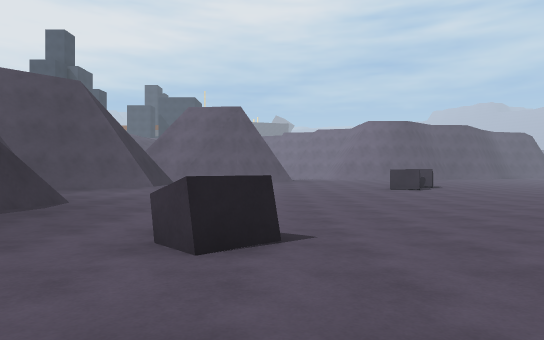
view 1 (above)

13 first-person views from a walk through a 3-D level made in the Unity game engine. The camera is 1.2 m above the floor, looks level and sees 75° across. The floor is counted in squares, 2 m on a side. Each view is taken from the middle of a square. On the plan, view 1 faces up. The plan holds only what a view shows up to about 10 squares ahead; the rest is blank. The place goes on beyond the plan.

view 2
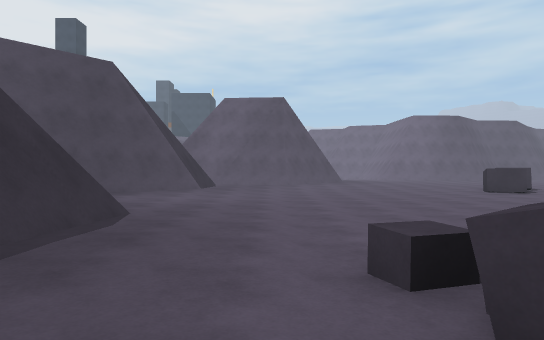

view 3
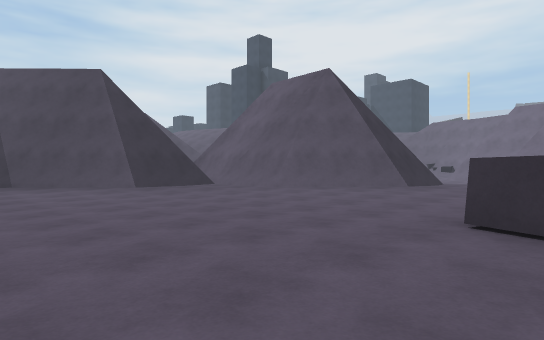

view 4
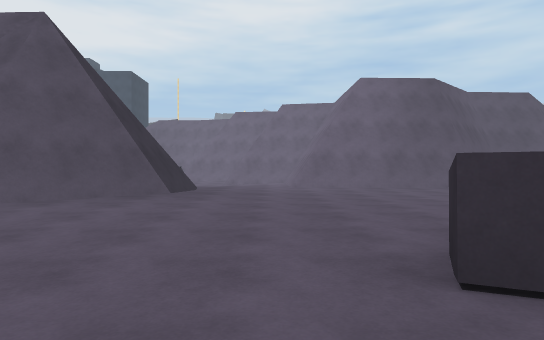

view 5
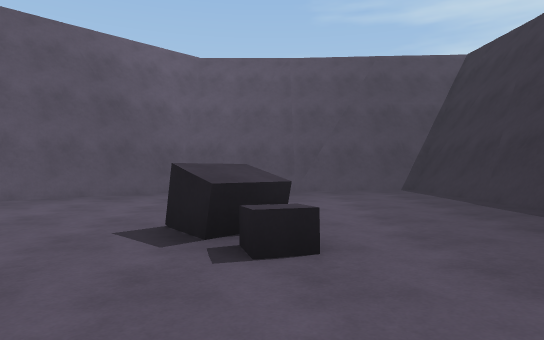

view 6
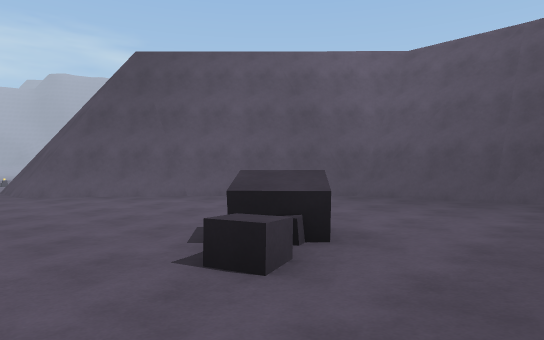

view 7
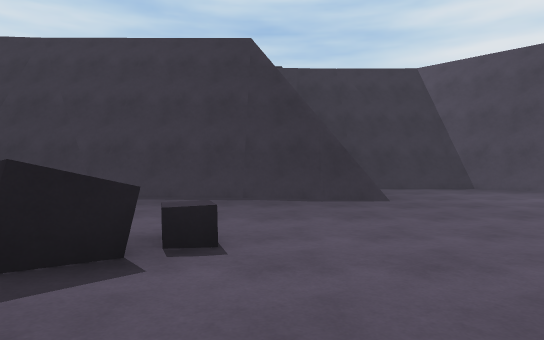

view 8
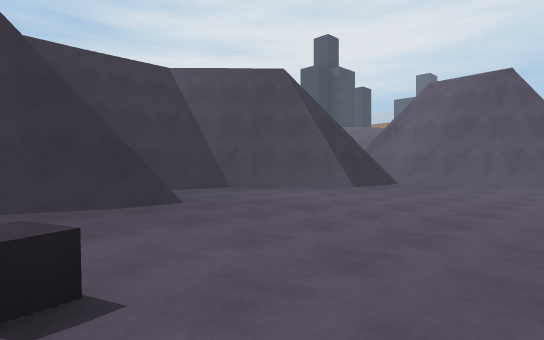

view 9
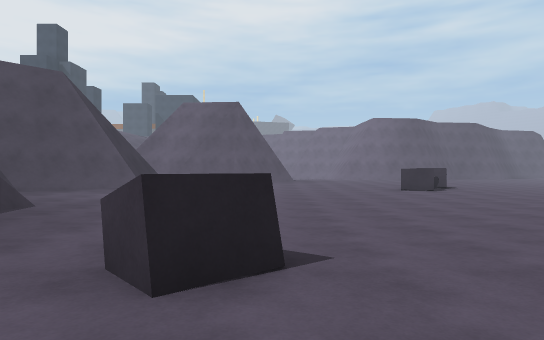

view 10
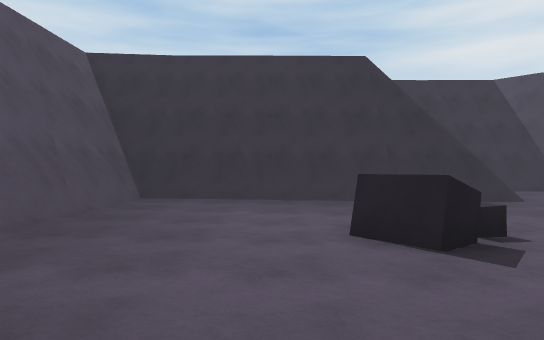

view 11
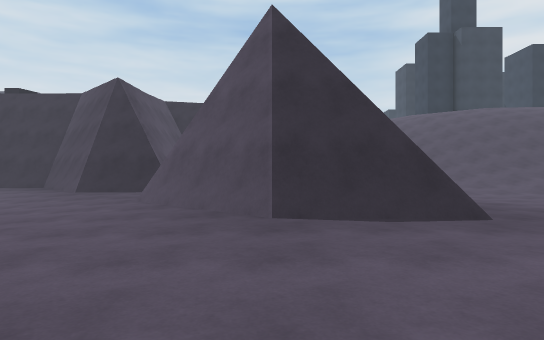

view 12
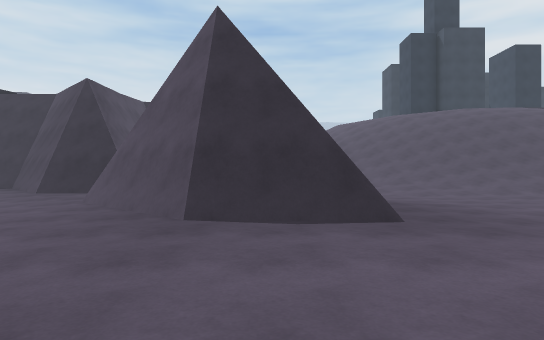

view 13
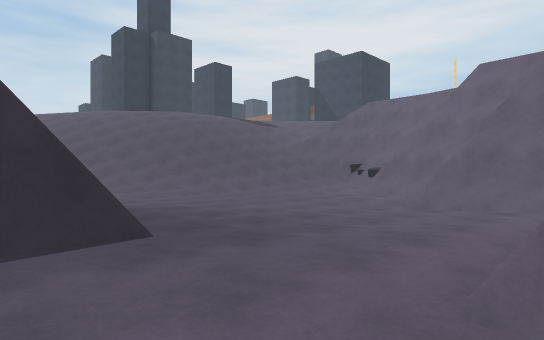

### Floor plan
Key: @ floor where view 1 was taken; # wall or solid block; . main floor; : floor 0.25 m higher than the main floor; - floor 0.25 m lower than the main floor; _ floor 0.5 m lower than the main floor; / step, stairs or slope; v drop or lower ground; O other object.
Columns run from 9 left of view 1 to 5 right of it. Each row starts with its distance up from view 1.
 28         ###
 27         ##
 26        ...
 25     //....###
 24     /....--..
 23     /........
 22     /........
 21     /........
 20        ......##
 19          ##....
 18          ##:...
 17          ##....
 16         ##.....
 15        ##......
 14     ##.........
 13     ##........O
 12   vv##..-----OO
 11   v##..------..
 10  v##...--------
  9   #....--------
  8 v #....--------
  7 vv####---------
  6 vv  ##.--------
  5    v##.-_------
  4    v##.-O----./
  3    v##.-OO--./#
  2    v##....-./##
  1    v##...../##
  0    v##...@/##
 -1    v########
 -2    vvv
 -3    vvvv

Where each view was taken, in squares from view 1:
view 1: 0 up, 0 right, facing up
view 2: 2 up, 2 left, facing up
view 3: 8 up, 5 right, facing up-left
view 4: 10 up, 3 right, facing up
view 5: 7 up, 1 left, facing down
view 6: 6 up, 3 left, facing down-right
view 7: 5 up, 2 right, facing left
view 8: 4 up, 1 right, facing up-left
view 9: 1 up, 0 right, facing up
view 10: 2 up, 3 right, facing left
view 11: 17 up, 5 right, facing left
view 12: 18 up, 5 right, facing left
view 13: 18 up, 4 right, facing up-left
